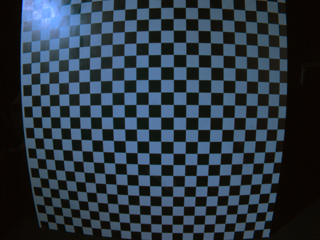
//> input picture BBM2018/BBM01/BBM01/distorted.png, 320 x 240 px
$ ./BBM01   (built with g++ and OpenCV 4)
//> lines starting //> are read from the running program, lines starting //| are printed output that depends on the picture

#include <iostream>
#include <opencv2/highgui/highgui.hpp>
#include <opencv2/imgproc/imgproc.hpp>
#include "cv.h"
#include "highgui.h"
#include "cvaux.h"
#include "cxcore.h"
#include "opencv2/opencv.hpp"
#include <string>
#include <math.h>

using namespace cv;
using namespace std;

int main(int argc,char* argv[])
{


	Mat image = imread("distorted.png");
//> image is the input picture: 240 rows x 320 cols, CV_8UC3; mean B, G, R 67.3, 55.7, 43.4
	if (image.empty())
        return -1;
	//Mat  image1(image.rows,image.cols,CV_8UC3,Scalar(0,0,0));
	Mat image1;
	image.copyTo(image1);

	cout << "height：" << image.rows << endl;
//| height：240
	cout << "wide：" << image.cols << endl;
//| wide：320
	cout << "channel：" << image.channels() << endl;
//| channel：3
	namedWindow("Exercise1", WINDOW_AUTOSIZE); // create a new window
	imshow("Exercise1", image);    // show the picture in the window
	waitKey(0);
////////////////////////////////////////////////////////////////////////////////////////


	vector<Mat> channels;
	Mat imageRedChannel;
	Mat imageGreenChannel;
    Mat imageBlueChannel;
    split(image, channels);
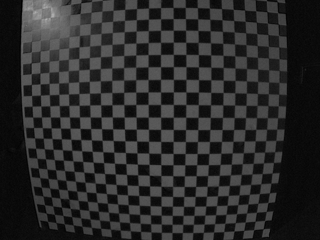
//> channels[2]: 240 rows x 320 cols, CV_8UC1; min 0, max 174, mean 43.4
	imageRedChannel = channels[2];
	imageGreenChannel = channels[1];
	imageBlueChannel = channels[0];

    Mat tmp(image.size(),CV_8U,Scalar(0));        //  CV_8U data depth
												 //other two channel set 0
    vector<Mat> r,g,b;   //used to represent r g b picture

    for(int i=0;i<3;i++)
    {
        if(i==0)
            b.push_back(imageBlueChannel);
        else
            b.push_back(tmp);

        if(i==1)
            g.push_back(imageGreenChannel);
        else
            g.push_back(tmp);

        if(i==2)
            r.push_back(imageRedChannel);
        else
            r.push_back(tmp);
    }

    Mat image_b,image_g,image_r;
	Mat combine1,combine;

    merge(b,image_b);
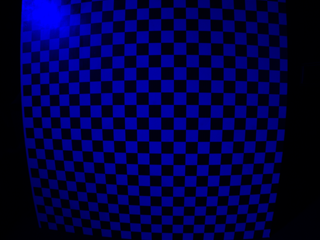
//> image_b: 240 rows x 320 cols, CV_8UC3; mean B, G, R 67.3, 0, 0
    merge(g,image_g);
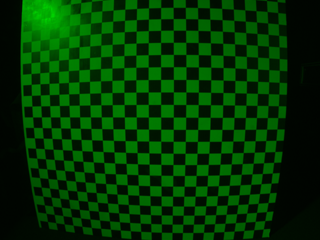
//> image_g: 240 rows x 320 cols, CV_8UC3; mean B, G, R 0, 55.7, 0
    merge(r,image_r);
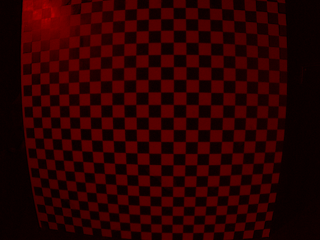
//> image_r: 240 rows x 320 cols, CV_8UC3; mean B, G, R 0, 0, 43.4

	hconcat(image_r,image_g,combine1);
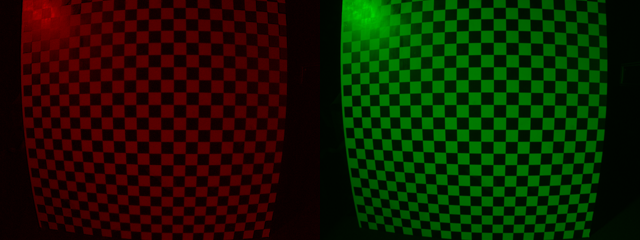
//> combine1: 240 rows x 640 cols, CV_8UC3; mean B, G, R 0, 27.9, 21.7
	hconcat(combine1,image_b,combine);
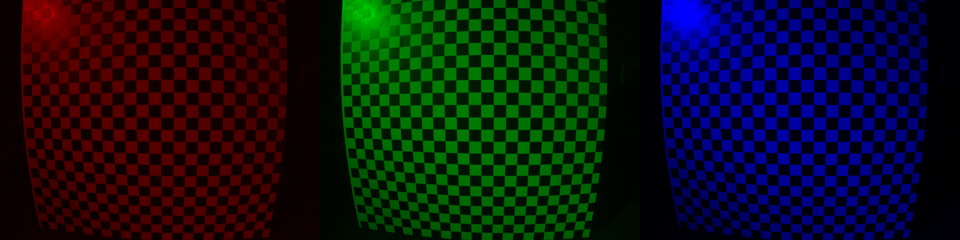
//> combine: 240 rows x 960 cols, CV_8UC3; mean B, G, R 22.4, 18.6, 14.5
	namedWindow("channel", WINDOW_AUTOSIZE);
	imshow("channel",combine);
	waitKey(0);

	/////////////////////////////////////////////////////////////////
	Rect R_r;
	R_r.x=image.cols/2-5;
//> R_r = Rect(155, 0, 0, 0)
	R_r.y=image.rows/2-5;
//> R_r = Rect(155, 115, 0, 0)
	R_r.width=10;
//> R_r = Rect(155, 115, 10, 0)
	R_r.height=10;
//> R_r = Rect(155, 115, 10, 10)

	rectangle(image1,R_r,Scalar(0,0,255),CV_FILLED,1,0);

	namedWindow("middle", WINDOW_AUTOSIZE);
	imshow("middle",image1);
	waitKey(0);

////////////////////////////////////////////
	Mat image2(image.rows,image.cols,CV_8UC3,Scalar(0,0,0));
    int rows=image.rows;//height
    int cols=image.cols; //width
	int x_c=image.rows/2;
	int y_c=image.cols/2;
	int x_d=0;
	int y_d=0;
	double k_1=0.001;
	double k_2=0.000005;
	double r_r=0;
	double Lr=0;
    for(int i=0; i<rows; i++)
    {
        for(int j=0; j<cols; j++)
        {
			r_r=sqrt(double((i-x_c)*(i-x_c)+(j-y_c)*(j-y_c)));
			Lr = 1+k_1*r_r+k_2*r_r*r_r;
			x_d= (int)((i - x_c)/Lr) + x_c;
			y_d= (int)((j - y_c)/Lr) + y_c;
				for(int k=0; k<3; k++)
					{
                    image2.at<Vec3b>(i,j)[k]=image.at<Vec3b>(x_d,y_d)[k];
				}
         }
     }
//> this loop made 240 passes
//> (r_r, Lr, x_d, y_d) on passes 1 to 3: (199.2, 1.4, 35, 273), (198.6, 1.4, 35, 273), (198, 1.39, 36, 274)
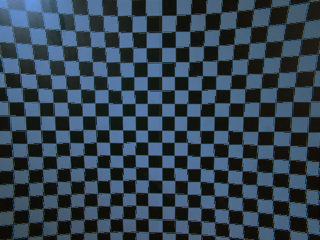
//> image2: 240 rows x 320 cols, CV_8UC3; mean B, G, R 81.7, 67.2, 50.8
//> after the loop, r_r = 198.6; Lr = 1.4; x_d = 205; y_d = 273
	namedWindow("entzerren", WINDOW_AUTOSIZE);
	imshow("entzerren",image2);
	waitKey(0);
    return 0;


	// [7 lines of commented-out code are left out]


}
